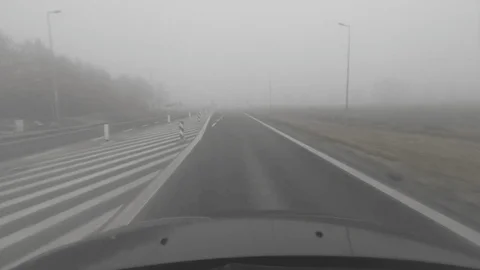
#> input picture My_Test/1 (1).png, 480 x 270 px; its folder holds only this picture in this run
$ python hough_transform.py
#> lines starting #> are read from the running program, lines starting #| are printed output that depends on the picture; after the words box and inside, x2 and y2 are one past the last pixel; in counts of white or black regions, pixels touching at a corner belong together
# Part 1.4 - Hough transform
# Lines: cv2.HoughLinesP for lane markings.
# Circles: both cv2.HoughCircles AND our Project 4 port (3D voting + local maxima).

import os, glob, cv2, numpy as np
from scipy.ndimage import maximum_filter

INPUT_DIR = "/Users/jenilkathrotiya/Downloads/rgb_anon_trainvaltest/rgb_anon"
PER_WEATHER = 1

OUT_DIR = os.path.join(os.path.dirname(__file__), "Hough_Images")
os.makedirs(OUT_DIR, exist_ok=True)


def get_edges(gray):
    # cv2.Canny is fast and good enough as input to Hough
    return cv2.Canny(gray, 75, 200, L2gradient=True)


def draw_lines(bgr, edges):
    out = bgr.copy()
    lines = cv2.HoughLinesP(edges, rho=1, theta=np.pi / 180,
                            threshold=80, minLineLength=40, maxLineGap=10)
    if lines is not None:
        for x1, y1, x2, y2 in lines.reshape(-1, 4):
            cv2.line(out, (x1, y1), (x2, y2), (0, 255, 0), 2)
    return out


def draw_circles_cv2(bgr, gray):
    out = bgr.copy()
    circles = cv2.HoughCircles(gray, cv2.HOUGH_GRADIENT, dp=1.2, minDist=30,
                               param1=120, param2=40, minRadius=10, maxRadius=80)
    if circles is not None:
        for cx, cy, r in np.uint16(np.around(circles[0])):
            cv2.circle(out, (int(cx), int(cy)), int(r), (0, 0, 255), 2)
            cv2.circle(out, (int(cx), int(cy)), 2, (0, 255, 255), 2)
    return out


def hough_circles_proj4(edges, min_r, max_r, n_angles=360):
    # Project 4 port: 3D voting accumulator (cy, cx, r).
    # Uses sin/cos lookup tables for speed.
    h, w = edges.shape
    angles = 2 * np.pi * np.arange(n_angles) / n_angles
    sin_t = np.sin(angles)
    cos_t = np.cos(angles)

    ys, xs = np.where(edges > 0)
    if ys.size == 0:
        return np.zeros((h, w, max_r - min_r + 1), dtype=np.float64)

    acc = np.zeros((h, w, max_r - min_r + 1), dtype=np.float64)
    weights = edges[ys, xs].astype(np.float64)
    for r in range(min_r, max_r + 1):
        cy = ys[:, None] - (r * sin_t)[None, :]
        cx = xs[:, None] - (r * cos_t)[None, :]
        hy = cy.astype(np.int32)
        hx = cx.astype(np.int32)
        valid = (hy >= 0) & (hy < h) & (hx >= 0) & (hx < w)
        flat_idx = hy[valid] * w + hx[valid]
        plane = acc[:, :, r - min_r].reshape(-1)
        np.add.at(plane, flat_idx, np.broadcast_to(weights[:, None], hy.shape)[valid])
        acc[:, :, r - min_r] = plane.reshape(h, w)
    return acc


def find_circle_maxima(volume, n_max, min_sep, threshold):
    # 3D non-max suppression then greedy pick top peaks
    nbr_max = maximum_filter(volume, size=3, mode="constant", cval=-np.inf)
    is_local = (volume == nbr_max) & (volume > threshold)
    coords = np.argwhere(is_local)
    if coords.size == 0:
        return []
    strengths = volume[is_local]
    order = np.argsort(-strengths)

    accepted = []
    sep2 = min_sep * min_sep
    for idx in order:
        y, x, r = coords[idx]
        ok = True
        for ay, ax, ar in accepted:
            dy, dx, dr = y - ay, x - ax, r - ar
            if dy * dy + dx * dx + dr * dr < sep2:
                ok = False; break
        if ok:
            accepted.append((int(y), int(x), int(r)))
            if len(accepted) >= n_max:
                break
    return accepted


def draw_circles_proj4(bgr, edges, min_r=10, max_r=40, n_circles=8):
    # Voting on full resolution is slow in Python.
    # Shrink the edge map first, then scale results back up.
    h, w = edges.shape
    target_long = 200
    scale = min(target_long / max(h, w), 1.0)
    if scale < 1.0:
        small = cv2.resize(edges, (int(w * scale), int(h * scale)),
                           interpolation=cv2.INTER_NEAREST)
        small_min_r = max(2, int(round(min_r * scale)))
        small_max_r = max(small_min_r + 1, int(round(max_r * scale)))
    else:
        small = edges
        small_min_r, small_max_r = min_r, max_r

    acc = hough_circles_proj4(small, small_min_r, small_max_r)
    sep = max(3, (small_max_r - small_min_r) * 0.5)
    threshold = acc.max() * 0.4 if acc.size else 0
    maxima = find_circle_maxima(acc, n_circles, sep, threshold)

    out = bgr.copy()
    for y, x, r_idx in maxima:
        cx = int(x / scale) if scale < 1.0 else x
        cy = int(y / scale) if scale < 1.0 else y
        radius = int((small_min_r + r_idx) / scale) if scale < 1.0 else (small_min_r + r_idx)
        cv2.circle(out, (cx, cy), radius, (255, 128, 0), 2)
        cv2.circle(out, (cx, cy), 2, (255, 255, 255), 2)
    return out


def find_images():
    images = []
    for cond in ["fog", "night", "rain", "snow"]:
        files = sorted(glob.glob(f"{INPUT_DIR}/{cond}/train/*/*_rgb_anon.png"))
        for f in files[:PER_WEATHER]:
            images.append((f, cond))
    if images:
        return images
    my_test = os.path.join(os.path.dirname(__file__), "..", "..", "..", "My_Test")
    return [(f, "test") for f in sorted(glob.glob(os.path.join(my_test, "*.png")))]


images = find_images()
print(f"Processing {len(images)} images")

for path, cond in images:
    name = cond + "__" + os.path.splitext(os.path.basename(path))[0]
    bgr = cv2.imread(path)
#> bgr is the input picture: shape (270, 480, 3); mean B, G, R 136, 137, 137.2
    gray = cv2.cvtColor(bgr, cv2.COLOR_BGR2GRAY)
    edges = get_edges(gray)
#> in get_edges, `return cv2.Canny(gray, 75, 200, L2gradient=True)`:
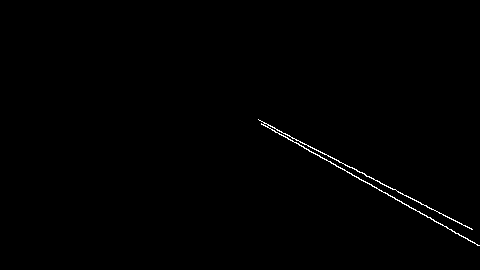
#> returned value: shape (270, 480); 0.49% white in thin lines or dots, all inside (x1, y1, x2, y2) = (258, 119, 480, 246)

    cv2.imwrite(f"{OUT_DIR}/{name}__00_edges.png", edges)
    cv2.imwrite(f"{OUT_DIR}/{name}__01_lines_overlay.png", draw_lines(bgr, edges))
#> in draw_lines, `lines = cv2.HoughLinesP(edges, rho=1, theta=np.pi / 180, threshold=80,..`: lines = [[261, 124, 474, 242], [259, 120, 472, 229]]
#> the loop in draw_lines, `for x1, y1, x2, y2 in lines.reshape(-1, 4):` made 2 passes
#> after the loop in draw_lines, `for x1, y1, x2, y2 in lines.reshape(-1, 4):`:
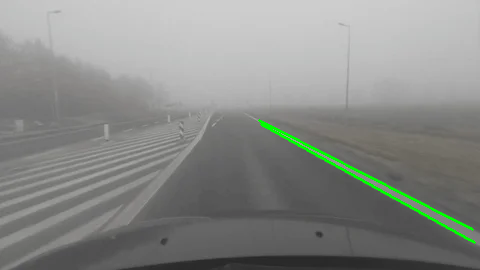
#> out: shape (270, 480, 3); 1.01% of pixels changed, all inside (x1, y1, x2, y2) = (258, 119, 476, 244)
    cv2.imwrite(f"{OUT_DIR}/{name}__02_circles_cv2.png", draw_circles_cv2(bgr, gray))
#> in draw_circles_cv2, `circles = cv2.HoughCircles(gray, cv2.HOUGH_GRADIENT, dp=1.2, minDist=3..`: circles = [[139.8, 223.8, 79.24], [101.4, 193.8, 39.52]]
#> the loop in draw_circles_cv2, `for cx, cy, r in np.uint16(np.around(circles[0])):` made 2 passes
#> (cx, cy, r) on passes 1 to 2: (140, 224, 79), (101, 194, 40)
#> after the loop in draw_circles_cv2, `for cx, cy, r in np.uint16(np.around(circles[0])):`:
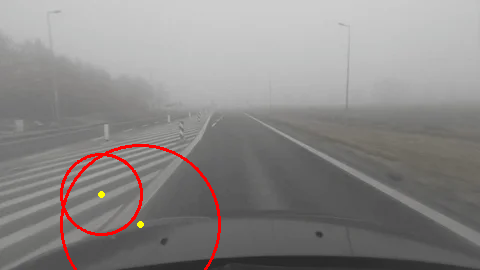
#> out: shape (270, 480, 3); 1.41% of pixels changed, all inside (x1, y1, x2, y2) = (60, 144, 221, 270)
    cv2.imwrite(f"{OUT_DIR}/{name}__03_circles_project4_port.png",
                draw_circles_proj4(bgr, edges))
#> in draw_circles_proj4, `small = cv2.resize(edges, (int(w * scale), int(h * scale)), interpolat..`: small: shape (112, 200); 0.49% white in thin lines or dots, all inside (x1, y1, x2, y2) = (108, 50, 200, 103)
#> in hough_circles_proj4, `ys, xs = np.where(edges > 0)`: ys = 109 values from 50 to 102; xs = 109 values, max 199 at index 108, min 108 at index 0, mean 154.6
#> in hough_circles_proj4, `weights = edges[ys, xs].astype(np.float64)`: weights = 109 values from 255 to 255
#> the loop in hough_circles_proj4, `for r in range(min_r, max_r + 1):` made 14 passes
#> pass 1, in hough_circles_proj4, `cx = xs[:, None] - (r * cos_t)[None, :]`:
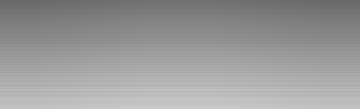
#> cx: shape (109, 360) float64; min 104, max 203, mean 154.6
#> pass 1, in hough_circles_proj4, `hy = cy.astype(np.int32)`:
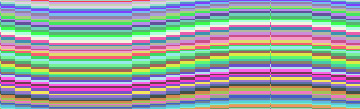
#> hy: shape (109, 360) int32; 61 distinct labels, from 46 to 106; one colour per label, 0 black
#> pass 1, in hough_circles_proj4, `hx = cx.astype(np.int32)`:
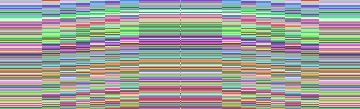
#> hx: shape (109, 360) int32; 100 distinct labels, from 104 to 203; one colour per label, 0 black
#> in draw_circles_proj4, `threshold = acc.max() * 0.4 if acc.size else 0`: threshold = 8160
#> in find_circle_maxima, `coords = np.argwhere(is_local)`: coords = 245 rows, first 8: [46, 116, 4], [46, 120, 6], [47, 126, 8], [48, 111, 0], [48, 122, 6], [49, 113, 0], [49, 125, 6], [50, 115, 0]
#> in find_circle_maxima, `strengths = volume[is_local]`: strengths = 245 values, max 20400 at index 215, min 8415 at index 1, mean 12047.4
#> in find_circle_maxima, `order = np.argsort(-strengths)`: order = 245 values, max 244 at index 243, min 0 at index 200, mean 122
#> the loop in find_circle_maxima, `for idx in order:` made 16 passes
#> (idx, y, x, r) on passes 1 to 12: (215, 92, 192, 1), (54, 62, 122, 1), (59, 63, 140, 1), (23, 55, 123, 0), (64, 64, 136, 0), (67, 65, 140, 0), (179, 85, 176, 0), (76, 67, 136, 0), (204, 90, 176, 1), (167, 83, 165, 0), (177, 85, 169, 0), (162, 82, 161, 1)
#> after the loop in find_circle_maxima, `for idx in order:`: accepted = [(92, 192, 1), (62, 122, 1), (63, 140, 1), (55, 123, 0), (85, 176, 0), (83, 165, 0), (78, 156, 0), (76, 163, 1)]
#> in draw_circles_proj4, `maxima = find_circle_maxima(acc, n_circles, sep, threshold)`: maxima has the same summary as accepted in find_circle_maxima
#> the loop in draw_circles_proj4, `for y, x, r_idx in maxima:` made 8 passes
#> (y, x, r_idx, cx, cy, radius) on passes 1 to 8: (92, 192, 1, 460, 220, 12), (62, 122, 1, 292, 148, 12), (63, 140, 1, 336, 151, 12), (55, 123, 0, 295, 132, 9), (85, 176, 0, 422, 204, 9), (83, 165, 0, 396, 199, 9), (78, 156, 0, 374, 187, 9), (76, 163, 1, 391, 182, 12)
#> after the loop in draw_circles_proj4, `for y, x, r_idx in maxima:`:
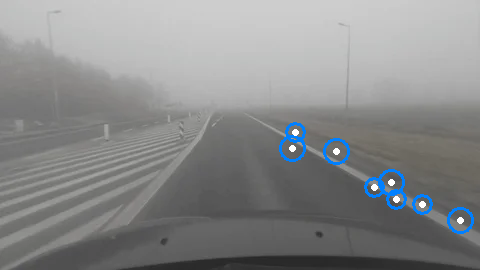
#> out: shape (270, 480, 3); 1.39% of pixels changed, all inside (x1, y1, x2, y2) = (279, 122, 474, 234)

    print(f"  done: {os.path.basename(path)}")

print(f"\nSaved to {OUT_DIR}")
